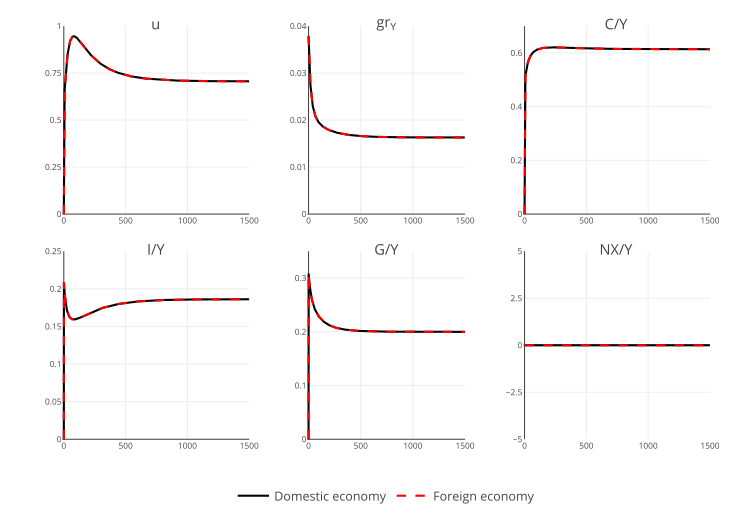

Reproduce this figure in R.
library(plotly)

# Load the data
load(here::here("R/simulated_series_for_plots"))

# Annotations for subplots
u <- list(
  text = "u",
  font = list(size = 14),
  xref = "paper",
  yref = "paper",
  yanchor = "bottom",
  xanchor = "center",
  align = "center",
  x = 0.5,
  y = 0.95,
  showarrow = FALSE)

gr_Y <- list(
  text = "gr<sub>Y</sub>",
  font = list(size = 14),
  xref = "paper",
  yref = "paper",
  yanchor = "bottom",
  xanchor = "center",
  align = "center",
  x = 0.5,
  y = 0.95,
  showarrow = FALSE)

C_Y <- list(
  text = "C/Y",
  font = list(size = 14),
  xref = "paper",
  yref = "paper",
  yanchor = "bottom",
  xanchor = "center",
  align = "center",
  x = 0.5,
  y = 0.95,
  showarrow = FALSE)

I_Y <- list(
  text = "I/Y",
  font = list(size = 14),
  xref = "paper",
  yref = "paper",
  yanchor = "bottom",
  xanchor = "center",
  align = "center",
  x = 0.5,
  y = 0.95,
  showarrow = FALSE)

G_Y <- list(
  text = "G/Y",
  font = list(size = 14),
  xref = "paper",
  yref = "paper",
  yanchor = "bottom",
  xanchor = "center",
  align = "center",
  x = 0.5,
  y = 0.95,
  showarrow = FALSE)

NX_Y <- list(
  text = "NX/Y",
  font = list(size = 14),
  xref = "paper",
  yref = "paper",
  yanchor = "bottom",
  xanchor = "center",
  align = "center",
  x = 0.5,
  y = 0.95,
  showarrow = FALSE)

# Utilization rate
p_u <- plot_ly() %>% 
  add_trace(x = 0:(nrow(d1)-1),
            y = d1$u,
            type = "scatter",
            mode = "lines",
            line = list(color = "black"),
            name = "u") %>% 
  add_trace(x = 0:(nrow(d1)-1),
            y = d1$ux,
            type = "scatter",
            mode = "lines",
            line = list(color = "red",
                        dash = "dash"),
            name = "u<sub>x</sub>") %>%
  layout(xaxis = list(range = c(-10, 1500),
                      tickfont = list(size = 8)),
         yaxis = list(range = c(0, 1.0),
                      tickfont = list(size = 8),
                      dtick = 0.25),
         annotations = u,
         showlegend = TRUE,
         hovermode = "compare")

#p_u

# Growth rate of output
p_gr_Y <- plot_ly() %>% 
  # add_trace(x = 0:(nrow(d1)-3),
  #           y = tail(d1$gr_Y, 1),
  #           type = "scatter",
  #           mode = "lines",
  #           line = list(color = "black",
  #                       dash = "dot",
  #                       width = 1),
  #           hoverinfo = "none") %>% 
  add_trace(x = 0:(nrow(d1)-3),
            y = d1$gr_Y[3:nrow(d1)],
            type = "scatter",
            mode = "lines",
            line = list(color = "black"),
            name = "gr<sub>&#770;Y<sub>") %>% 
  add_trace(x = 0:(nrow(d1)-3),
            y = d1$gr_Yx[3:nrow(d1)],
            type = "scatter",
            mode = "lines",
            line = list(color = "red",
                        dash = "dash"),
            name = "gr<sub>&#770;Y<sub>x</sub></sub>") %>%
  layout(xaxis = list(range = c(-10, 1500),
                      tickfont = list(size = 8)),
         yaxis = list(range = c(0, 0.040),
                      tickfont = list(size = 8)),
         annotations = gr_Y,
         showlegend = TRUE,
         hovermode = "compare")

#p_gr_Y

# Consumption share
p_C <- plot_ly() %>% 
  add_trace(x = 0:(nrow(d1)-1),
            y = d1$C_Y,
            type = "scatter",
            mode = "lines",
            line = list(color = "black"),
            name = "C/Y") %>% 
  add_trace(x = 0:(nrow(d1)-1),
            y = d1$C_Yx,
            type = "scatter",
            mode = "lines",
            line = list(color = "red",
                        dash = "dash"),
            name = "C/Y<sub>x</sub>") %>%
  layout(xaxis = list(range = c(-10, 1500),
                      tickfont = list(size = 8)),
         yaxis = list(range = c(0, 0.70),
                      tickfont = list(size = 8)),
         annotations = C_Y,
         showlegend = TRUE,
         hovermode = "compare")
#p_C

# Investment share
p_I <- plot_ly() %>% 
  add_trace(x = 0:(nrow(d1)-1),
            y = d1$I_Y,
            type = "scatter",
            mode = "lines",
            line = list(color = "black"),
            name = "I/Y") %>% 
  add_trace(x = 0:(nrow(d1)-1),
            y = d1$I_Yx,
            type = "scatter",
            mode = "lines",
            line = list(color = "red",
                        dash = "dash"),
            name = "I/Y<sub>x</sub>") %>%
  layout(xaxis = list(range = c(-10, 1500),
                      tickfont = list(size = 8)),
         yaxis = list(range = c(0, 0.25),
                      tickfont = list(size = 8)),
         annotations = I_Y,
         showlegend = TRUE,
         hovermode = "compare")

#p_I

# Government share
p_G <- plot_ly() %>% 
  add_trace(x = 0:(nrow(d1)-1),
            y = d1$G_Y,
            type = "scatter",
            mode = "lines",
            line = list(color = "black"),
            name = "Domestic economy") %>% 
  add_trace(x = 0:(nrow(d1)-1),
            y = d1$G_Yx,
            type = "scatter",
            mode = "lines",
            line = list(color = "red",
                        dash = "dash"),
            name = "Foreign economy") %>%
  layout(xaxis = list(range = c(-10, 1500),
                      tickfont = list(size = 8)),
         yaxis = list(range = c(0, 0.35),
                      tickfont = list(size = 8)),
         annotations = G_Y,
         showlegend = TRUE,
         hovermode = "compare")

#p_G

# Net export share
p_NX <- plot_ly() %>% 
  add_trace(x = 0:(nrow(d1)-1),
            y = d1$NX_Y,
            type = "scatter",
            mode = "lines",
            line = list(color = "black"),
            name = "Domestic economy") %>% # NX/Y 
  add_trace(x = 0:(nrow(d1)-1),
            y = d1$NX_Yx,
            type = "scatter",
            mode = "lines",
            line = list(color = "red",
                        dash = "dash"),
            name = "Foreign economy") %>% # NX/Y<sub>x</sub>
  layout(xaxis = list(range = c(-10, 1500),
                      tickfont = list(size = 8)),
         yaxis = list(range = c(-5, 5),
                      tickfont = list(size = 8),
                      dtick = 2.5),
         annotations = NX_Y,
         showlegend = TRUE,
         hovermode = "compare")

#p_NX

sub_plots <- subplot(style(p_u, showlegend = FALSE),
                     style(p_gr_Y, showlegend = FALSE),
                     style(p_C, showlegend = FALSE),
                     style(p_I, showlegend = FALSE),
                     style(p_G, showlegend = FALSE),
                     p_NX,
                     nrows = 2, margin = 0.045, titleY = T, titleX = T) %>%
  layout(legend = list(x = 0.5,
                       orientation = "h",
                       xanchor = "center",
                       font = list(size = 12))) %>% 
  config(displayModeBar = F)

sub_plots

# orca(
#   sub_plots,
#   file = "R/plots/figure1.jpeg"
# )

sub_plots_smaller <- subplot(style(p_u, showlegend = FALSE),
                             style(p_C, showlegend = FALSE),
                             style(p_I, showlegend = FALSE),
                             p_G,
                             nrows = 2, margin = 0.045, titleY = T, titleX = T) %>%
  layout(legend = list(x = 0.5,
                       orientation = "h",
                       xanchor = "center",
                       font = list(size = 12))) %>% 
  config(displayModeBar = F)

sub_plots_smaller

# orca(
#   sub_plots_smaller,
#   file = "R/plots/figure1_smaller.pdf"
# )
